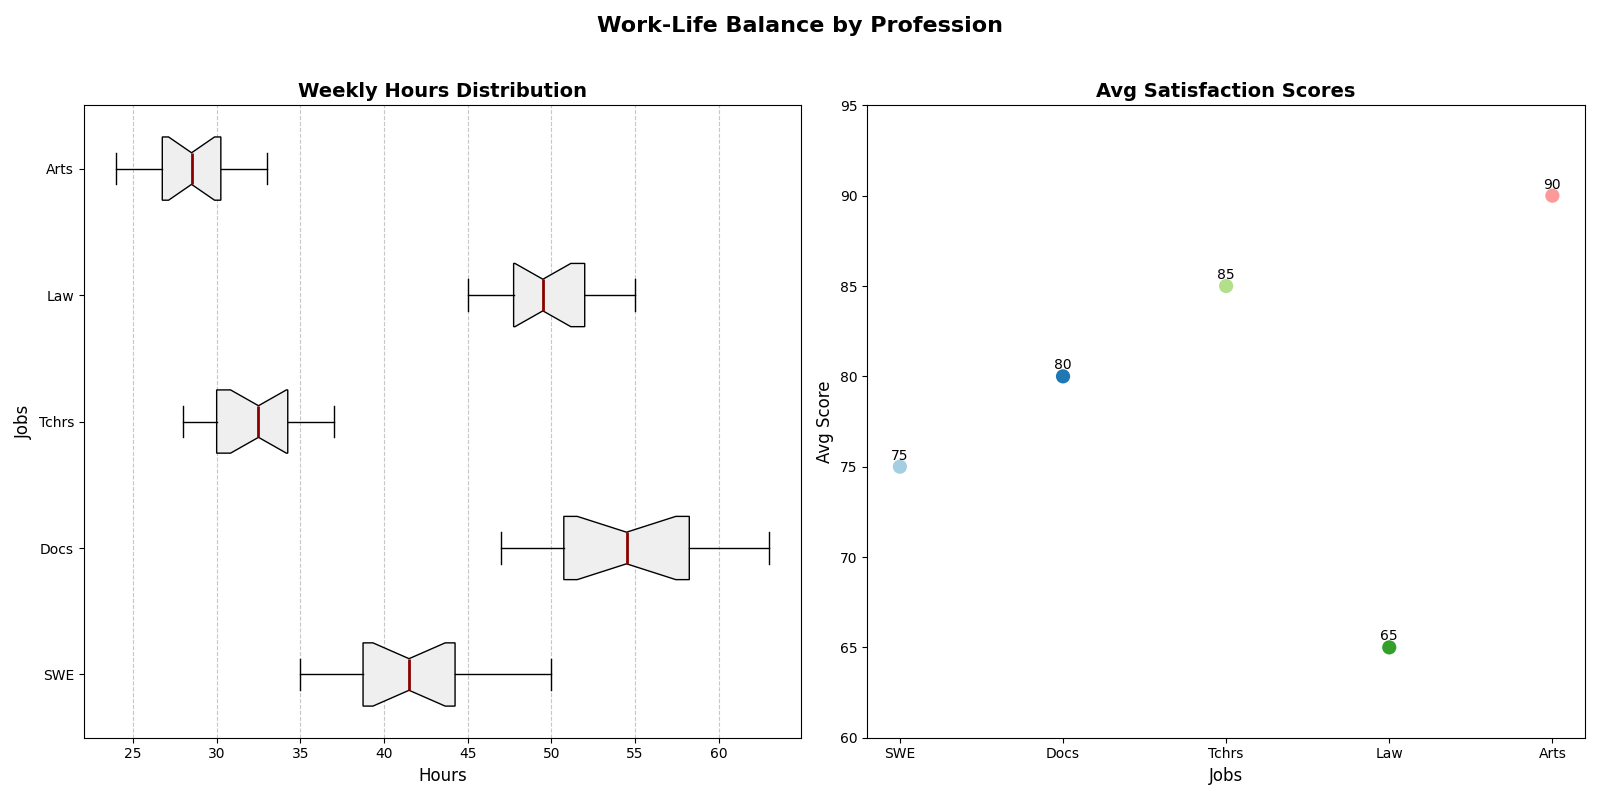

Here is the Python script that generated this plot:
import numpy as np
import matplotlib.pyplot as plt

# Data: Weekly working hours and average satisfaction scores
working_hours = {
    "SWE": [40, 42, 38, 45, 50, 35, 40, 38, 42, 48, 44, 46, 37, 39, 41, 43],
    "Docs": [50, 55, 60, 52, 58, 62, 48, 54, 57, 63, 56, 59, 53, 51, 49, 47],
    "Tchrs": [30, 32, 29, 35, 34, 37, 33, 28, 31, 36, 32, 30, 29, 33, 34, 35],
    "Law": [45, 48, 52, 55, 50, 46, 49, 53, 47, 51, 54, 48, 50, 52, 47, 49],
    "Arts": [25, 28, 30, 32, 29, 27, 26, 31, 33, 28, 30, 25, 27, 29, 24, 32]
}

average_satisfaction = {
    "SWE": 75,
    "Docs": 80,
    "Tchrs": 85,
    "Law": 65,
    "Arts": 90
}

professions = list(working_hours.keys())
data = list(working_hours.values())
satisfaction_scores = [average_satisfaction[profession] for profession in professions]

fig, axes = plt.subplots(1, 2, figsize=(16, 8))

# Plot 1: Horizontal box plot for working hours
axes[0].boxplot(
    data, vert=False, patch_artist=True, labels=professions, notch=True,
    boxprops=dict(facecolor='#efefef', color='black'),
    whiskerprops=dict(color='black'),
    capprops=dict(color='black'),
    flierprops=dict(marker='o', markerfacecolor='red', markersize=8, linestyle='none'),
    medianprops=dict(color='darkred', linewidth=2)
)

colors = ['#a6cee3', '#1f78b4', '#b2df8a', '#33a02c', '#fb9a99']
for patch, color in zip(axes[0].artists, colors):
    patch.set_facecolor(color)

axes[0].set_title("Weekly Hours Distribution", fontsize=14, weight='bold')
axes[0].set_xlabel("Hours", fontsize=12)
axes[0].set_ylabel("Jobs", fontsize=12)
axes[0].grid(axis='x', linestyle='--', alpha=0.7)

# Plot 2: Scatter plot for average job satisfaction scores
axes[1].scatter(professions, satisfaction_scores, color=colors, s=150, edgecolors='white', linewidth=2)
axes[1].set_title("Avg Satisfaction Scores", fontsize=14, weight='bold')
axes[1].set_xlabel("Jobs", fontsize=12)
axes[1].set_ylabel("Avg Score", fontsize=12)
axes[1].set_ylim(60, 95)

for i, txt in enumerate(satisfaction_scores):
    axes[1].annotate(txt, (professions[i], satisfaction_scores[i]), textcoords="offset points", xytext=(0,5), ha='center', fontsize=10)

fig.suptitle("Work-Life Balance by Profession", fontsize=16, weight='bold')

plt.tight_layout(rect=[0, 0, 1, 0.96])
plt.show()
